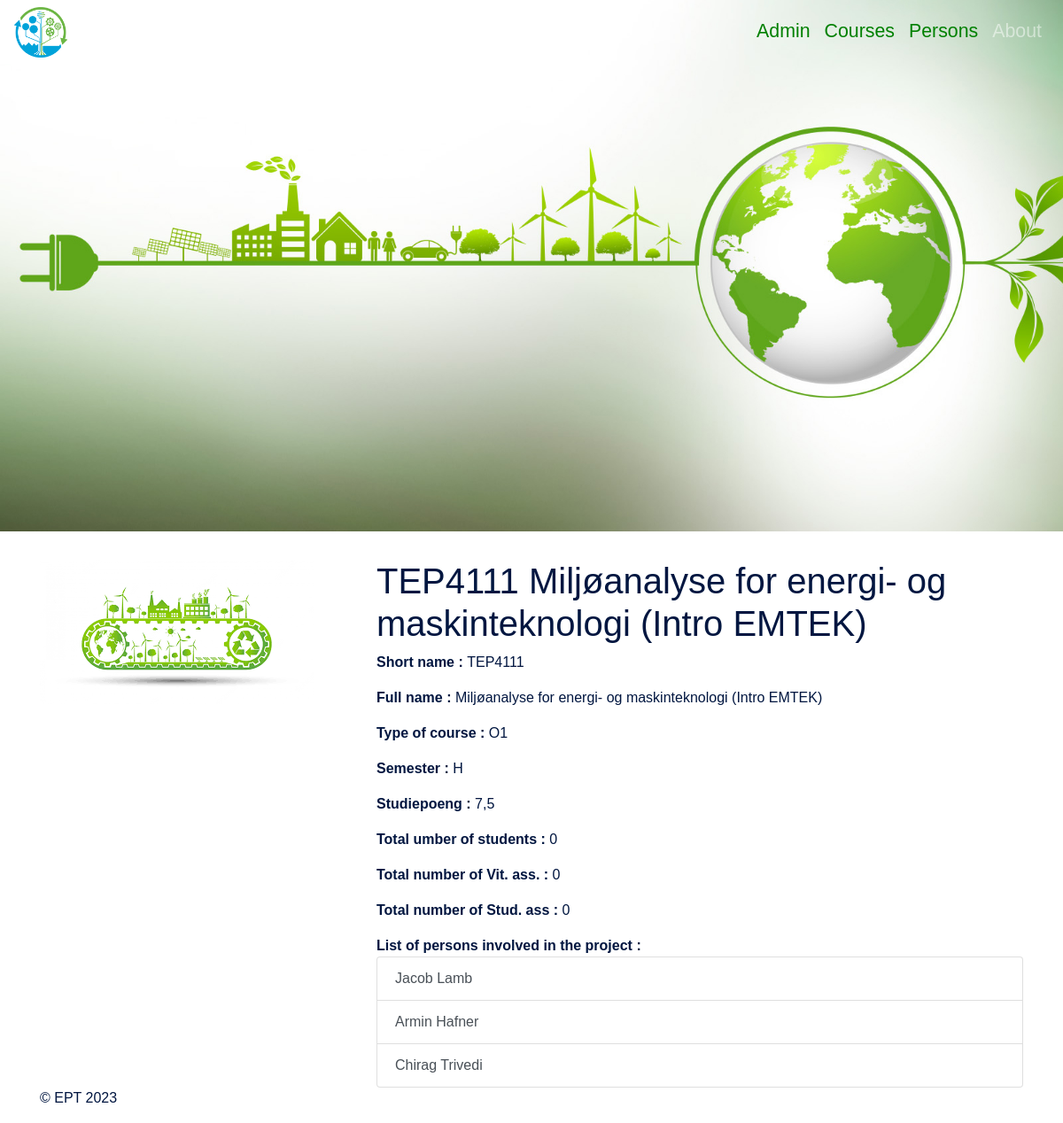
/course/2, run on the app's committed database.
### app_teaching/models.py (models this page shows)
class Course(models.Model):
    course_id = models.CharField(
        unique=True,
        null=False,
        blank=False,
        max_length=50
    )
    name= models.CharField(
        null=False,
        blank=False,
        max_length=200
    )
    type = models.CharField(choices = course_type_choices,
                            max_length=3,
                            default='-')
    semester = models.CharField(choices = semester_type_choices,
                            max_length=2,
                            default='-')
    studiepoeng = models.CharField (choices = studiepoeng_choices,
                            max_length=4,
                            default='-')
    nb_student = models.IntegerField(
        null = True,
    )
    nb_vit= models.IntegerField(
        null = True,
    )
    nb_stud_ass= models.IntegerField(
        null = True,
    )
    def __str__(self):
        return self.course_id + ' ' + self.name

class Person(models.Model):
    first_name = models.CharField(
        unique=False,
        null=False,
        blank=False,
        max_length=50
    )
    middle_name = models.CharField(
        unique=False,
        null=True,
        blank=True,
        max_length=50
    )
    last_name = models.CharField(
        unique=False,
        null=False,
        blank=False,
        max_length=50
    )
    position = models.CharField (null = False,blank=False,choices = role_choices,
                            max_length=50)
    courses = models.ManyToManyField(
        Course,
        related_name='courses'
    )
    def __str__(self):
        return self.first_name + ' ' + self.last_name

### app_teaching/views.py (the view)
# urls.py: path('course/<str:pk>', views.CourseDetailView.as_view(), name = 'course_details'),
class CourseDetailView(generic.DetailView):
    template_name = 'course_details.html'
    model = models.Course
    context_object_name = 'course'

### app_teaching/templates/course_details.html (shortened to what this page needs)
{% extends 'base.html' %}
{%block content%}
<h1>{{course}}</h1>
<p><b>Short name : </b>{{course.course_id}}</p>
<p><b>Full name : </b>{{course.name}}</p>
<p><b>Type of course : </b>{{course.type}}</p>
<p><b>Semester : </b>{{course.semester}}</p>
<p><b>Studiepoeng : </b>{{course.studiepoeng}}</p>
<p><b>Total umber of students : </b>{{course.nb_student}}</p>
<p><b>Total number of Vit. ass. : </b>{{course.nb_vit}}</p>
<p><b>Total number of Stud. ass : </b>{{course.nb_stud_ass}}</p>
<b>List of persons involved in the project : </b>
<ul class ="list-group">
    {%for person in course.courses.all%}
    <a class = "list-group-item list-group-item-action" href={%url 'person_details' person.id %}>{{person}}</a>
    {%endfor%}
</ul>
{%endblock content%}

### data on the page
Course: course+name "TEP4111 Miljøanalyse for energi- og maskinteknologi (Intro EMTEK)", course_id "TEP4111", name "Miljøanalyse for energi- og maskinteknologi (Intro EMTEK)", type "O1", semester "H", studiepoeng "7,5", nb_student "0", nb_vit "0", nb_stud_ass "0"
Person: first_name+last_name "Jacob Lamb"
Person: first_name+last_name "Armin Hafner"
Person: first_name+last_name "Chirag Trivedi"
